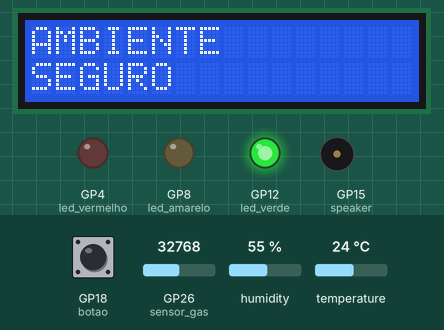
A program run on a simulated Raspberry Pi Pico running MicroPython. Shown: 16×2 character LCD, output pins drawn as LEDs (lit = HIGH), buzzer (waves = sounding). Inputs (shaded band) come from the test bench; at power-on: GP26 (sensor_gas) = 32768, GP18 (botao) LOW, humidity 55 %, temperature 24 °C (analog values on the 0–65535 scale). Library files of the repository ran but are not shown: pico_i2c_lcd.py; what the program prints to the serial console is not drawn.

Above: at 3.2 s.
3.3 s: GP26 (sensor_gas) set to 44032
7.4 s: GP26 (sensor_gas) set to 45936
At 8.8 s:
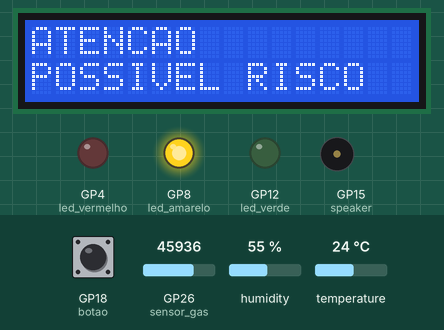
11.5 s: GP18 (botao) pulled HIGH for 1.25 s
At 12.3 s:
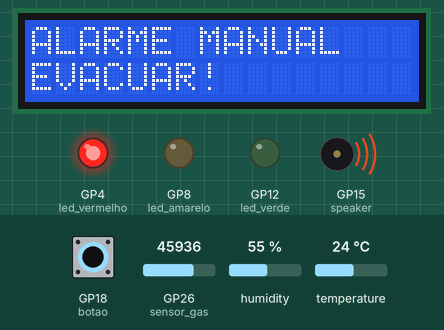
14.2 s: GP18 (botao) pulled HIGH for 3.2 s
At 18.7 s:
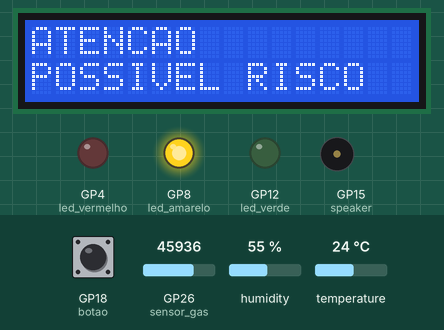
18.9 s: GP26 (sensor_gas) set to 19660
At 19.4 s:
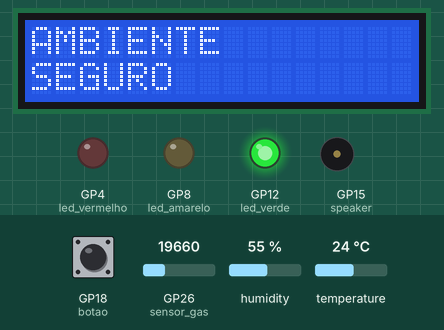
Timing chart, 0 to 21.9 s (numbered marks = the images above; inputs shaded):
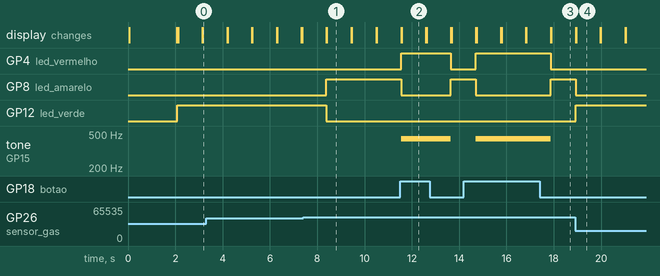

The program:

boate.py
```python
# from machine import I2C, Pin, ADC
# from utime import sleep
# from pico_i2c_lcd import I2cLcd
# from dht import DHT22
# import math
# from picozero import Speaker

# # LCD
# i2c = I2C(0, scl=Pin(17), sda=Pin(16), freq=400000)

# I2C_ADDR = i2c.scan()[0]

# lcd = I2cLcd(i2c, I2C_ADDR, 2, 16)

# lcd.putstr("Testando o LCD")
# sleep(2)
# lcd.clear()


# #SENSOR DE UMIDADE
# sensor = DHT22(Pin(15))
#  sensor.measure()  # Solicita ao sensor que faça a medição de temperatura e umidade
#     temp = sensor.temperature()  # Lê a temperatura medida
#     umid = sensor.humidity()  # Lê a umidade medida

#     if temp != None and umid != None:
#         print("Temperatura: {}°C".format(temp))  # Exibe a temperatura no console serial
#         #print(f"Temperatura: {temp} }°C)
#         print("Umidade: {}%".format(umid))  # Exibe a umidade no console serial
#     else:
#         print("Falha na leitura dos dados.")  # Caso algo anormal aconteça (por segurança)

#     sleep(2)  # Aguarda 2 segundos antes da próxima medição


# #SENSOR DE GÁS
# sensor_gas = ADC(26)
# RL = 5000
# R0 = 10000

# m = -0.42
# b = 1.92

# leitura = sensor_gas.read_u16()
#     print("Nível de gás/fumaça:", leitura)
# sleep(1)


# #LEDS
# led_verde = Pin(12, Pin.OUT)
# led_amarelo = Pin(8, Pin.OUT)
# led_vermelho = Pin(4, Pin.OUT)

# estado_led_verde = False  # Estado inicial do LED
# estado_led_amarelo = False  # Estado inicial do LED
# estado_led_vermelho = False  # Estado inicial do LED

# #BUZZER
# buzzer = Pin(15, Pin.OUT)

# speaker.on()
#     sleep(1)
#     speaker.off()
#     sleep(1)

# #BUTTON PULL DOWN
# botao = Pin(18, Pin.IN)
# ultimo_estado_botao = 0  # Para detectar borda de subida

#  estado_atual_botao = botao.value()
#  if estado_atual_botao == 1 and ultimo_estado_botao == 0:
#         estado_led = not estado_led
#         led.value(estado_led)
#         sleep(0.2)  # Debounce simples

#     ultimo_estado_botao = estado_atual_botao
#     sleep(0.01)  # Loop mais estável

from machine import I2C, Pin, ADC
from utime import sleep
from pico_i2c_lcd import I2cLcd
from dht import DHT22
import math
from picozero import Speaker

# LCD
i2c = I2C(0, scl=Pin(17), sda=Pin(16), freq=400000)

I2C_ADDR = i2c.scan()[0]

lcd = I2cLcd(i2c, I2C_ADDR, 2, 16)

lcd.putstr("Testando o LCD")
sleep(2)
lcd.clear()

# SENSOR DE UMIDADE
sensor = DHT22(Pin(13))

# SENSOR DE GÁS
sensor_gas = ADC(26)

RL = 5000
R0 = 10000

m = -0.42
b = 1.92

# LEDS
led_verde = Pin(12, Pin.OUT)
led_amarelo = Pin(8, Pin.OUT)
led_vermelho = Pin(4, Pin.OUT)

# BUZZER
speaker = Speaker(15)

# BUTTON
botao = Pin(18, Pin.IN)
ultimo_estado_botao = 0

while True:

    # SENSOR DE TEMPERATURA/UMIDADE
    sensor.measure()
    temp = sensor.temperature()
    umid = sensor.humidity()

    if temp != None and umid != None:
        print("Temperatura: {}°C".format(temp))
        print("Umidade: {}%".format(umid))
    else:
        print("Falha na leitura dos dados.")

    # SENSOR DE GÁS
    leitura = sensor_gas.read_u16()
    print("Nível de gás/fumaça:", leitura)

    # BOTÃO MANUAL
    estado_atual_botao = botao.value()

    if estado_atual_botao == 1:

        led_verde.off()
        led_amarelo.off()

        led_vermelho.on()

        speaker.on()

        lcd.clear()
        lcd.move_to(0, 0)
        lcd.putstr("ALARME MANUAL")
        lcd.move_to(0, 1)
        lcd.putstr("EVACUAR!")

    # AMBIENTE SEGURO
    elif temp < 35 and leitura < 45000:

        led_verde.on()
        led_amarelo.off()
        led_vermelho.off()

        speaker.off()

        lcd.clear()
        lcd.move_to(0, 0)
        lcd.putstr("AMBIENTE")
        lcd.move_to(0, 1)
        lcd.putstr("SEGURO")

    # ATENÇÃO
    elif temp < 50 and leitura < 55000:

        led_verde.off()
        led_amarelo.on()
        led_vermelho.off()

        speaker.off()

        lcd.clear()
        lcd.move_to(0, 0)
        lcd.putstr("ATENCAO")
        lcd.move_to(0, 1)
        lcd.putstr("POSSIVEL RISCO")

    # EMERGÊNCIA
    else:

        led_verde.off()
        led_amarelo.off()

        led_vermelho.on()
        speaker.on()

        lcd.clear()
        lcd.move_to(0, 0)
        lcd.putstr("EMERGENCIA!")
        lcd.move_to(0, 1)
        lcd.putstr("EVACUAR")

        sleep(0.003)

        led_vermelho.off()
        speaker.off()

        sleep(0.003)

    sleep(1)
```

Measured:
- the behaviour switches between 44992 and 45008 on GP26 (sensor_gas) (found by bisection; images 0 and 1)
- after the input at 7.4 s, GP8 (led_amarelo): LOW → HIGH after 0.98 s; GP12 (led_verde): HIGH → LOW after 0.98 s; the display: first differs from a run without the input after 1.0 s (image 1)
- after the input at 11.5 s, GP4 (led_vermelho): LOW → HIGH at once, → LOW 2.1 s later; GP8 (led_amarelo): HIGH → LOW at once, → HIGH 2.1 s later; tone on GP15 (speaker): silent → 440 Hz at once, → silent 2.1 s later; the display: first differs from a run without the input after 0.07 s (image 2)
- after the input at 14.2 s, GP4 (led_vermelho): LOW → HIGH after 0.51 s, → LOW 3.2 s later; GP8 (led_amarelo): HIGH → LOW after 0.51 s, → HIGH 3.2 s later; tone on GP15 (speaker): silent → 440 Hz after 0.51 s, → silent 3.2 s later; the display: first differs from a run without the input after 0.54 s (image 3 shows a later state)
- after the input at 18.9 s, GP8 (led_amarelo): HIGH → LOW at once; GP12 (led_verde): LOW → HIGH at once; the display: first differs from a run without the input after 0.05 s (image 4)
- what the display in image 1 shows lasts 1.0 s, from 8.4 s to 9.4 s
